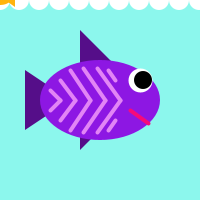
Frame 1 (no input)
Frame 60 (the mouse pressed at the canvas centre just before this capture): identical to frame 1, image omitted
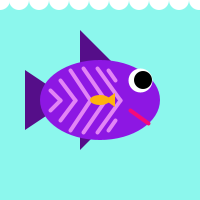
Frame 120 (the mouse held since frame 60 and released just before this capture)

The Processing sketch that drew these frames (run headless with seeded random() and noise(); from frame 60 on, the mouse is pressed at the canvas centre):

// Processing sketch: processing_17440
// ── processing_17440.pde

void setup() {
  size(200,200);
  colorMode(RGB);
  background(140,247,237);
  //frameRate(1);
  
}

void draw(){
  frameRate(20);
  background(140,247,237);
  smooth();
  noStroke();
  fill(85,14,137);
  //triangle(mouseX-80,mouseY+35,mouseX-80,mouseY-35,mouseX-30,mouseY);
  //this is the back fin
  triangle(25,130,25,70,70,100);
  //this is the top fin
  fill(85,14,137);
  triangle(80,70,120,70,80,30);
  //this is the bottom fin
  fill(85,14,137);
  triangle(80,130,100,130,80,150);
  //this is the body
  fill(141,23,227);
  ellipse(100,100,120,80);
  //these are the scales
  stroke(226,133,245);
  strokeWeight(4);
  line(50,90,60,100);
  line(50,110,60,100);
  line(60,80,75,100);
  line(60,120,75,100);
  line(70,70,90,100);
  line(70,130,90,100);
  line(83,68,105,100);
  line(83,132,105,100);
  line(97,68,120,100);
  line(97,132,120,100);
  line(108,70,115,80);
  line(108,130,115,120);
  //this is the eye
  stroke(255);
  fill(255,255,255);
  ellipse(140,80,20,20);
  fill(0);
  noStroke();
  ellipse(143,80,18,18);
  //this is the mouth
  stroke(247,10,121);
  line(130,110,148,123);
  //this is the greenery
  //these are rocks
  noStroke();
  fill(71,98,5);
  //quad(0,200,50,160,80,180,60,200);
  //fill(54,59,42);
  //quad(50,170,70,190,90,195,100,200);
  //these are the ripples
  fill(255);
  ellipse(0,0,20,20);
  ellipse(19,0,20,20);
  ellipse(39,0,20,20);
  ellipse(59,0,20,20);
  ellipse(79,0,20,20);
  ellipse(99,0,20,20);
  ellipse(119,0,20,20);
  ellipse(139,0,20,20);
  ellipse(159,0,20,20);
  ellipse(179,0,20,20);
  ellipse(199,0,20,20);
  
  fill(255,179,13);
  ellipse(mouseX,mouseY,20,10);
  triangle(mouseX+5,mouseY,mouseX+15,mouseY-7,mouseX+15,mouseY+7);
  
}

void mousePressed(){
  frameRate(1);
  fill(140,247,237);
  triangle(130,110,200,70,180,150);
  //ellipse(100,180,20,20);
}
//smooth();
//noStroke();
//ellipse(100,100,25,25);
//fill (0);
